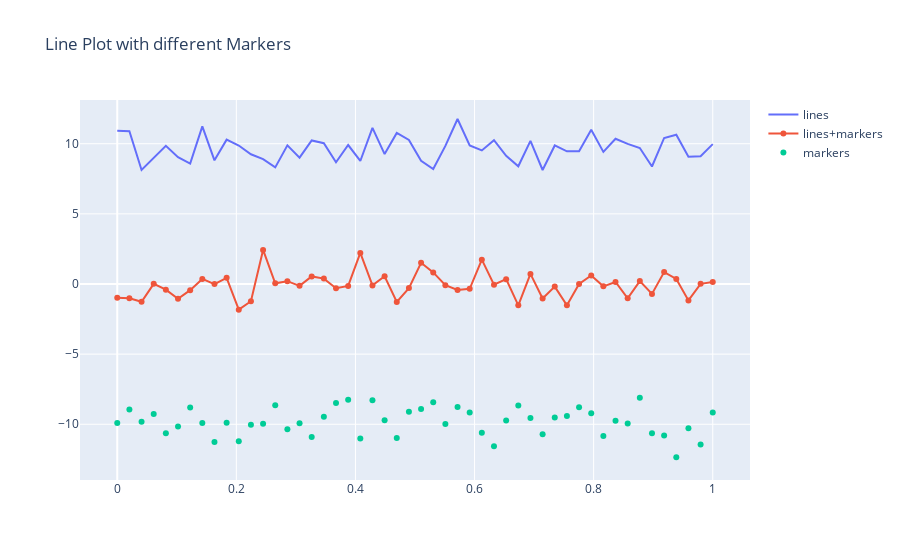

Notebook cell for this chart:
### Code cell
fig = go.Figure()
fig.add_trace(go.Scatter(x=random_x, y=random_y0,
                    mode='lines',
                    name='lines'))
fig.add_trace(go.Scatter(x=random_x, y=random_y1,
                    mode='lines+markers',
                    name='lines+markers'))
fig.add_trace(go.Scatter(x=random_x, y=random_y2,
                    mode='markers', name='markers'))

fig.update_layout(title='Line Plot with different Markers')

fig.show()
